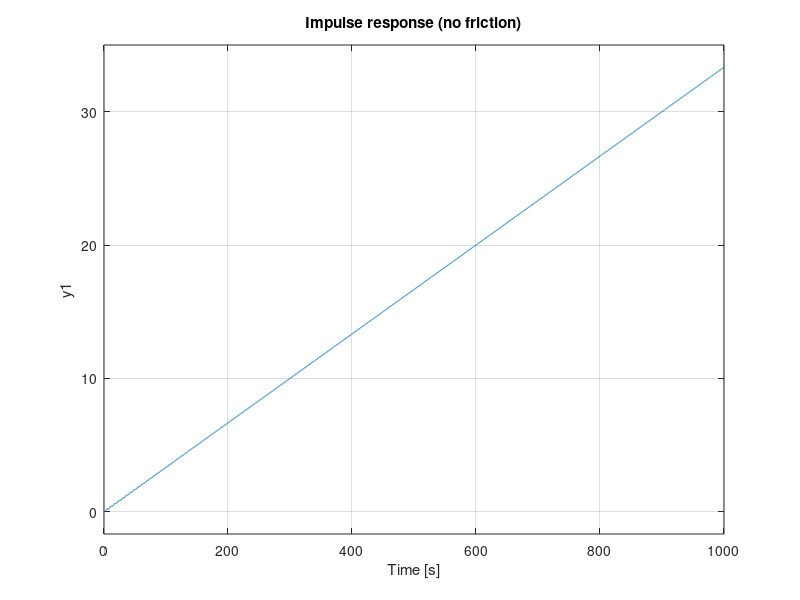
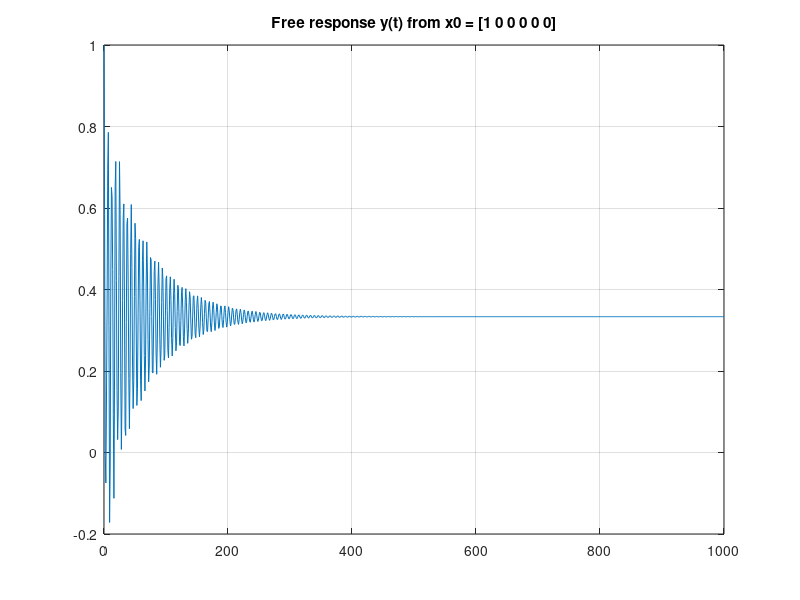
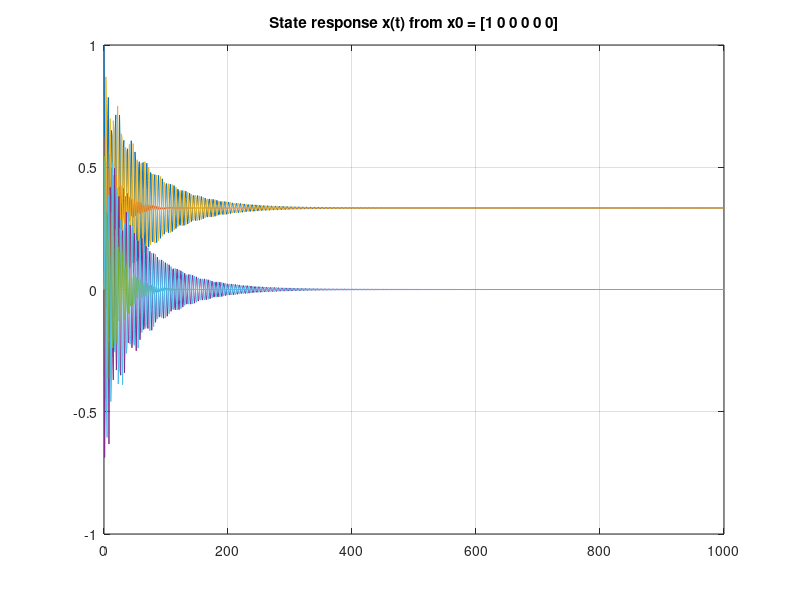
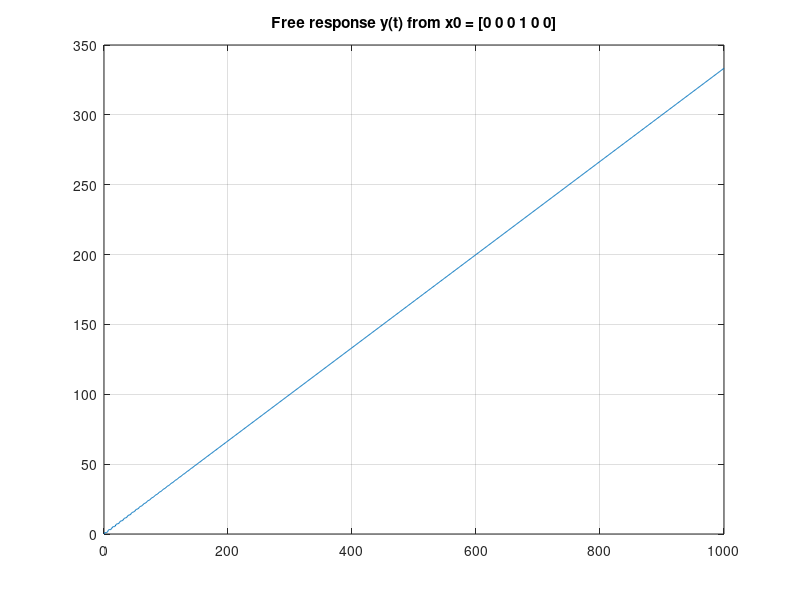

The MATLAB script that drew these images, in order:

% -------------------------------------------------------------------------
% MODEL 
% -------------------------------------------------------------------------

% mass
m1 = 10; m2 = 10; m3 = 10;

% spring coeff
k1 = 10; k2 = 10;

% dumpers coeff
c1 = 0.3; c2 = 0.3;

% friction coeff
x1 = 0; x2 = 0; x3 = 0;

% System matrix
A = [ 0      0        0        1        0        0;
      0      0        0        0        1        0;
      0      0        0        0        0        1;
      -k1/m1 k1/m1    0   -(c1+x1)/m1  c1/m1     0;
      k1/m2  -(k1+k2)/m2   k2/m2   c1/m2    -(c1+c2+x2)/m2  c2/m2;
      0      k2/m3        -k2/m3    0   c2/m3 -(c2+x3)/m3 ];

% Input matrix
B = [0; 0; 0; 0; 0; 1/m3];

% Output matrix
C = [1 0 0 0 0 0];

% Feedthrough matrix
D = 0;

sys = ss(A,B,C,D);

% -------------------------------------------------------------------------
% 1 Check the stability of the system (simple/asymptotic/BIBO) 
%  and plot poles and zeros of the system.
% -------------------------------------------------------------------------



eigenval = eig(A);

poles = rlocus(sys);

% no eigenvalues with real part > 0
% simple stability, asymptotic stability, bibo stability


% -------------------------------------------------------------------------
% 2 Plot the impulse response of the system.
%  Is the response bounded?
% -------------------------------------------------------------------------

figure;
impulse(sys, 1000);
title('Impulse response (no friction)');
grid on;

% yes

% -------------------------------------------------------------------------
% 3 Plot the free response of both 
% the output (y(t)) and the state (x(t)) 
% to the initial condition x0 = [1, 0, 0, 0, 0, 0]T.
% Are the state and output signals bounded? Why is that?
% -------------------------------------------------------------------------

x0 = [1 0 0 0 0 0]';
t = 0:1:1000;

[y1, t1, x1] = initial(sys, x0, t);

figure;
plot(t1, y1);
title('Free response y(t) from x0 = [1 0 0 0 0 0]');
grid on;

figure;
plot(t1, x1);
title('State response x(t) from x0 = [1 0 0 0 0 0]');
grid on;

% state and output signals are bounded but oscillates


% -------------------------------------------------------------------------
% 4 Plot the free response of both
% the output (y(t)) and the state (x(t))
% to the initial condition x0 = [0, 0, 0, 1, 0, 0]T.
% Are the state and output signals bounded?
% -------------------------------------------------------------------------

x0 = [0 0 0 1 0 0]';
[y2, t2, x2] = initial(sys, x0, t);

figure;
plot(t2, y2);
title('Free response y(t) from x0 = [0 0 0 1 0 0]');
grid on;

figure;
plot(t2, x2);
title('State response x(t) from x0 = [0 0 0 1 0 0]');
grid on;

% state and output signals are not bounded since all the vagons moves
% and there is no friction.
